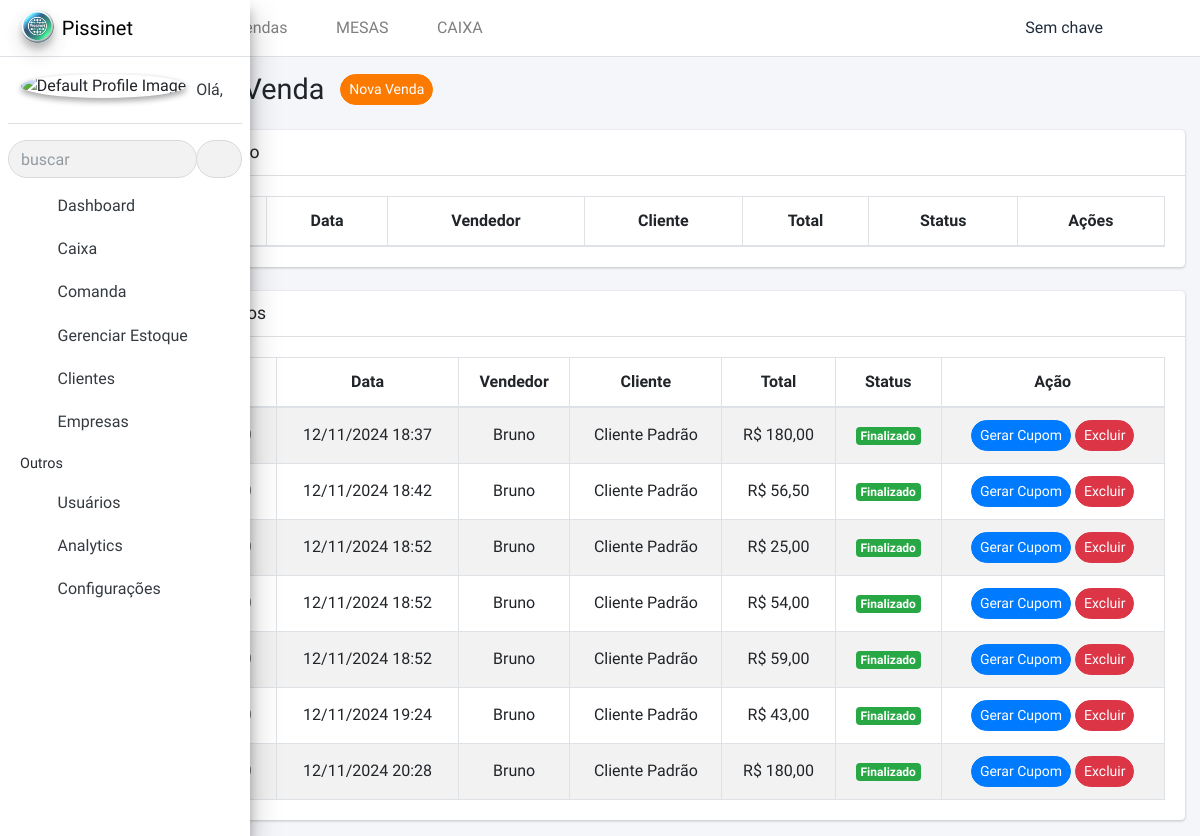
The app's page /caixa/, older data.
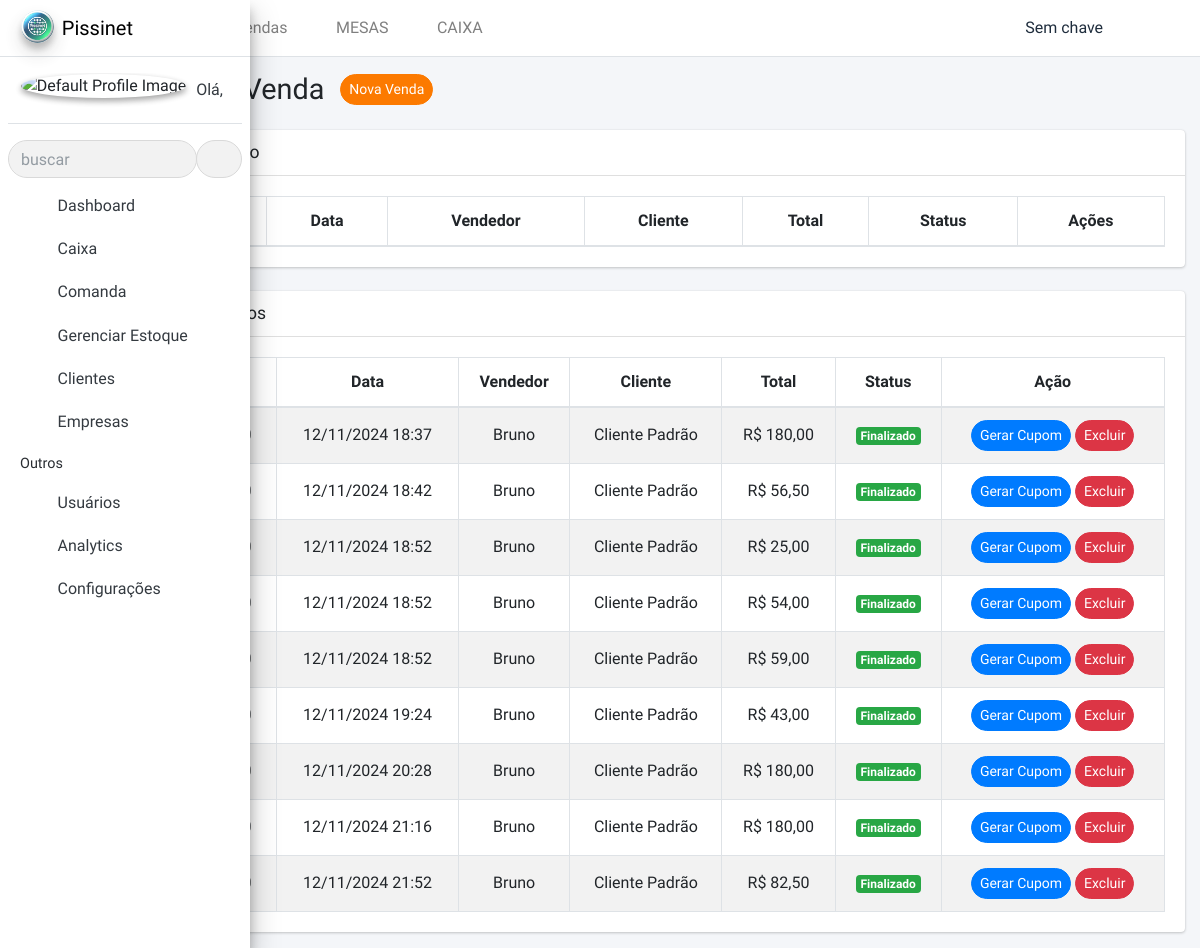
The same page, newer data.
### caixa/models.py (models this page shows, shortened)
class CaixaPdv(models.Model):
    STATUS_CHOICES = [
        ('Rascunho', 'Rascunho'),
        ('Finalizado', 'Finalizado'),
        ('Em aberto', 'Em aberto'),
    ]
    numero_pedido = models.CharField(max_length=100, unique=True)
    vendedor = models.ForeignKey(User, on_delete=models.CASCADE)
    cliente = models.ForeignKey(Cliente, null=True, blank=True, on_delete=models.SET_NULL)
    desconto = models.DecimalField(max_digits=8, decimal_places=2, default=0.00)
    subtotal = models.DecimalField(max_digits=10, decimal_places=2, default=0.00)
    status = models.CharField(max_length=20, choices=STATUS_CHOICES, default='Finalizado')
    total = models.DecimalField(max_digits=10, decimal_places=2, default=0.00)
    payment_method = models.CharField(max_length=50, default='N/D')
    created_at = models.DateTimeField(auto_now_add=True)
    updated_at = models.DateTimeField(auto_now=True)

### clientes/models.py (models this page shows, shortened)
class Cliente(models.Model):
    nome = models.CharField(max_length=255)
    email = models.EmailField(unique=True)
    cpf = models.CharField(max_length=255, unique=True)
    telefone = models.CharField(max_length=255, null=True, blank=True)
    data_nascimento = models.DateField(null=True, blank=True)
    endereco = models.CharField(max_length=255, null=True, blank=True)
    cidade = models.CharField(max_length=100, null=True, blank=True)
    estado = models.CharField(max_length=2, null=True, blank=True)
    cep = models.CharField(max_length=255, null=True, blank=True)
    status = models.CharField(max_length=10, choices=[('ativo', 'Ativo'), ('inativo', 'Inativo')], default='ativo')
    created_at = models.DateTimeField(auto_now_add=True)
    updated_at = models.DateTimeField(auto_now=True)

### caixa/views.py (the view)
# urls.py: path('', views.listar_caixa, name='listar_caixa'),
def listar_caixa(request):
    pedidos = CaixaPdv.objects.all()  # Todos os pedidos
    clientes = Cliente.objects.all()  # Todos os clientes
    produtos = Produto.objects.all()   # Todos os produtos
    categorias = CategoriaProduto.objects.all()  # Todas as categorias de produtos
    configuracao = Configuracao.objects.first()
    cliente_padrao = configuracao.cliente_padrao if configuracao else None
    return render(request, 'caixa/listar_caixa.html', {
        'pedidos': pedidos,
        'clientes': clientes,
        'produtos': produtos,
        'categorias': categorias,
        'cliente_padrao': cliente_padrao,
    })

### configuracoes/context_processors.py (called while the page is built)
def configuracoes(request):
    configuracao, created = Configuracao.objects.get_or_create(id=1)  # Supondo que há apenas uma configuração
    return {
        'nome_aplicacao': configuracao.nome_aplicacao,
        'cliente_padrao': configuracao.cliente_padrao,
        'cor_primaria': configuracao.cor_primaria,
        'cor_secundaria': configuracao.cor_secundaria,
        'logo_empresa': configuracao.logo_empresa.url if configuracao.logo_empresa else None,
        'icone_aplicacao': configuracao.icone_aplicacao.url if configuracao.icone_aplicacao else None,
    }

### templates/caixa/listar_caixa.html (shortened to what this page needs)
{% extends "template.html" %}
{% load static %}
{% block content %}
<div class="wrapper">
    {% include 'includes/sidebar.html' %}
    {% include 'includes/navbar.html' %}
    <div class="content-wrapper">
        <section class="content-header">
            <div class="container-fluid">
                <div class="row mb-2">
                    <div class="col-sm-6 d-flex align-items-center">
                        <h1 class="mr-3"> Controle de Venda </h1>
                        <a href="{% url 'abrir_caixa_pdv' %}" class="btn btn-sm btn-success">
                            Nova Venda
                        </a>
                    </div>
                </div>
            </div>
        </section>
        <section class="content">
            <div class="container-fluid">
                <div class="row">
                    <div class="col-12">
                        <div class="card">
                            <div class="card-header">
                                <h3 class="card-title">Pedidos Em Aberto</h3>
                            </div>
                            <div class="card-body">
                                <table id="open-orders" class="table table-striped table-bordered">
                                    <thead>
                                        <tr class="text-center">
                                            <th>Pedido</th>
                                            <th>Data</th>
                                            <th>Vendedor</th>
                                            <th>Cliente</th>
                                            <th>Total</th>
                                            <th>Status</th>
                                            <th>Ações</th>
                                        </tr>
                                    </thead>
                                </table>
                            </div>
                        </div>
                        <div class="card mt-4">
                            <div class="card-header">
                                <h3 class="card-title">Pedidos Finalizados</h3>
                            </div>
                            <div class="card-body">
                                <table id="completed-orders" class="table table-striped table-bordered">
                                    <thead>
                                        <tr class="text-center">
                                            <th>Pedido</th>
                                            <th>Data</th>
                                            <th>Vendedor</th>
                                            <th>Cliente</th>
                                            <th>Total</th>
                                            <th>Status</th>
                                            <th>Ação</th>
                                        </tr>
                                    </thead>
                                    <tbody>
                                        {% for pedido in pedidos %}
                                            {% if pedido.status == 'Finalizado' %}
                                            <tr class="text-center">
                                                <td>#{{ pedido.numero_pedido }}</td>
                                                <td>{{ pedido.created_at|date:"d/m/Y H:i" }}</td>
                                                <td>{{ pedido.vendedor.username }}</td>
                                                <td>{{ pedido.cliente.nome }}</td>
                                                <td>R$ {{ pedido.total|floatformat:2 }}</td>
                                                <td><span class="badge badge-success">{{ pedido.status }}</span></td>
                                                <td>
                                                    <a href="{% url 'gerar_cupom_fiscal' pedido.id %}"  target="_blank" class="btn btn-sm btn-primary">Gerar Cupom</a>
                                                    <button type="button" class="btn btn-sm btn-danger" onclick="excluirVenda({{ pedido.id }})">Excluir</button>
                                                </td>
                                            </tr>
                                            {% endif %}
                                        {% endfor %}
                                    </tbody>
                                </table>
                            </div>
                        </div>
                    </div>
                </div>
            </div>
        </section>
      </div>
</div>
{% endblock %}

### templates/template.html (shortened to what this page needs)
{% load static %}
<!DOCTYPE html>
<html lang="pt-BR">
<head>
    <link rel="stylesheet" href="{% static 'plugins/fontawesome-free/css/all.min.css' %}">
    <link rel="stylesheet" href="{% static 'css/adminlte.min.css' %}">
    <link rel="stylesheet" href="{% static 'plugins/summernote/summernote-bs4.min.css' %}">
    <link rel="stylesheet" href="{% static 'plugins/codemirror/codemirror.css' %}">
    <link rel="stylesheet" href="{% static 'plugins/codemirror/theme/monokai.css' %}">
    <link rel="stylesheet" href="{% static 'plugins/datatables-bs4/css/dataTables.bootstrap4.min.css' %}">
    <link rel="stylesheet" href="{% static 'plugins/datatables-responsive/css/responsive.bootstrap4.min.css' %}">
    <link rel="stylesheet" href="{% static 'plugins/datatables-buttons/css/buttons.bootstrap4.min.css' %}">
    <link rel="stylesheet" href="{% static 'plugins/select2/css/select2.min.css' %}">
    <link rel="stylesheet" href="{% static 'plugins/select2-bootstrap4-theme/select2-bootstrap4.min.css' %}">
    <link rel="stylesheet" href="https://code.jquery.com/ui/1.12.1/themes/base/jquery-ui.css">
    <link rel="stylesheet" href="{% static 'plugins/toastr/toastr.min.css' %}">
</head>
<body class="hold-transition sidebar-mini sidebar-collapse">
        {% block content %}{% endblock %}
</body>
</html>

### templates/includes/sidebar.html (shortened to what this page needs)
{% load static %}
<aside class="main-sidebar sidebar-light-orange  elevation-4">
  <a href="{% url 'dashboard' %}" class="brand-link">
    {% if logo_empresa %}
        <img src="{{ logo_empresa }}" alt="Logo da empresa" class="brand-image img-circle elevation-3" style="opacity: .8">
    {% else %}
        <img src="{% static 'image/iconsistema.png' %}" alt="Logo da empresa" class="brand-image img-circle elevation-3" style="opacity: .8">
    {% endif %}
  </a>
  <div class="sidebar">
    <div class="user-panel mt-3 pb-3 mb-3 d-flex">
      <div class="image">
        {% if user.perfil.foto_perfil %}
            <img src="{{ user.perfil.foto_perfil.url }}" class="img-circle elevation-2" alt="User Image">
        {% else %}
            <img src="{% static 'image/no_image.png' %}" alt="Default Profile Image" class="img-circle elevation-2" alt="User Image">
        {% endif %}
      </div>
    </div>
    <nav class="mt-2">
      <ul class="nav nav-pills nav-sidebar flex-column" data-widget="treeview" role="menu" data-accordion="false">
        <li class="nav-item">
          <a href="{% url 'dashboard' %}" class="nav-link">
            <i class="nav-icon fas fa-tachometer-alt"></i>
          </a>
        </li>
        <li class="nav-item">
          <a href="#" class="nav-link">
            <i class="nav-icon fas fa-shopping-cart"></i>
          </a>
        </li>
        <li class="nav-item">
            <a href="#" class="nav-link">
            <i class="nav-icon fas fa-chair"></i>
            </a>
        </li>
        <li class="nav-item">
          <a href="#" class="nav-link">
            <i class="nav-icon fas fa-database"></i>
          </a>
        </li>
        <li class="nav-item">
          <a href="#" class="nav-link">
            <i class="nav-icon fas fa-user-edit"></i>
          </a>
        </li>
        <li class="nav-item">
          <a href="#" class="nav-link">
            <i class="nav-icon fas fa-building"></i>
          </a>
        </li>
        <li class="nav-item">
          <a href="{% url 'listar_usuarios'%}" class="nav-link">
            <i class="nav-icon fas fa-users"></i>
          </a>
        </li>
        <li class="nav-item">
          <a href="{% url 'analytics_desboard'%}" class="nav-link">
            <i class="nav-icon fas fa-chart-pie"></i>
          </a>
        </li>
        <li class="nav-item">
          <a href="#" class="nav-link">
            <i class="nav-icon fas fa-cog"></i>
          </a>
        </li>
    </nav>
  </div>
</aside>

### templates/includes/navbar.html (shortened to what this page needs)
<nav class="main-header navbar navbar-expand-md navbar-light navbar-white">
    <ul class="navbar-nav">
      <li class="nav-item">
        <a class="nav-link" data-widget="pushmenu" href="#" role="button"><i class="fas fa-bars"></i></a>
      </li>
      <li class="nav-item d-none d-sm-inline-block">
        <a href="{% url 'logout' %}" class="nav-link"><i class="fas fa-power-off"></i> Sair</a>
      </li>
      <li class="nav-item d-none d-sm-inline-block">
        <a href="{% url 'listar_caixa' %}" class="nav-link">
          <i class="fas fa-file-alt"></i> Vendas</a>
      </li>
      <li class="nav-item d-none d-sm-inline-block">
        <a href="{% url 'listar_mesas' %}" class="nav-link"> <i class="nav-icon fas fa-chair"></i>  MESAS</a>
      </li>
      <li class="nav-item d-none d-sm-inline-block">
        <a href="{% url 'abrir_caixa_pdv' %}" class="nav-link"> <i class="nav-icon fas fa-shopping-cart"></i>  CAIXA</a>
      </li>
    </ul>
    <ul class="navbar-nav ml-auto">
      <li class="nav-item">
        <a class="nav-link" data-widget="navbar-search" href="#" role="button">
          <i class="fas fa-search"></i>
        </a>
      </li>
      <li class="nav-item dropdown py-2">
        <span>Sem chave</span>
      </li>
        <li class="nav-item">
            <a class="nav-link" data-widget="fullscreen" href="#" role="button">
                <i class="fas fa-expand-arrows-alt"></i>
            </a>
        </li>
        <li class="nav-item">
            <a class="nav-link" data-widget="control-sidebar" data-slide="true" href="#" role="button">
                <i class="fas fa-th-large"></i>
            </a>
        </li>
    </ul>
  </nav>

### templates/caixa/listar_caixa.html (style rules this page uses)
.table td, .table th { vertical-align: middle !important; }

Row changes from the older to the newer data that the page shows:
added CaixaPdv: numero_pedido "PDV-52271000", created_at "12/11/2024 21:16", vendedor.username "Bruno", cliente.nome "Cliente Padrão", total "180,00", status "Finalizado"
added CaixaPdv: numero_pedido "PDV-99336430", created_at "12/11/2024 21:52", vendedor.username "Bruno", cliente.nome "Cliente Padrão", total "82,50", status "Finalizado"
